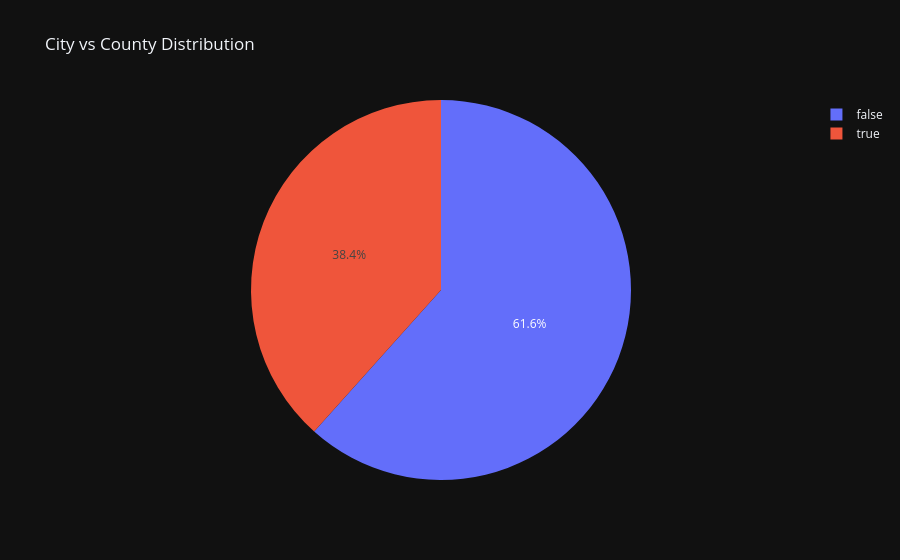

The notebook cell this image was saved under:
### Code cell
px.pie(df, names="is_city", title="City vs County Distribution", template="plotly_dark")

### Figure 1 — Plotly figure (JSON) as saved in the notebook; plotly's stock layout.template omitted (floating-point values rounded to 4 significant figures; data arrays with more than 128 entries replaced by an {"elided": "..."} marker saying what was removed)
{"data": [{"domain": {"x": [0, 1], "y": [0, 1]}, "hovertemplate": "is_city=%{label}<extra></extra>", "labels": {"elided": "22484 bool values"}, "legendgroup": "", "name": "", "showlegend": true, "type": "pie"}], "layout": {"legend": {"tracegroupgap": 0}, "title": {"text": "City vs County Distribution"}}}
